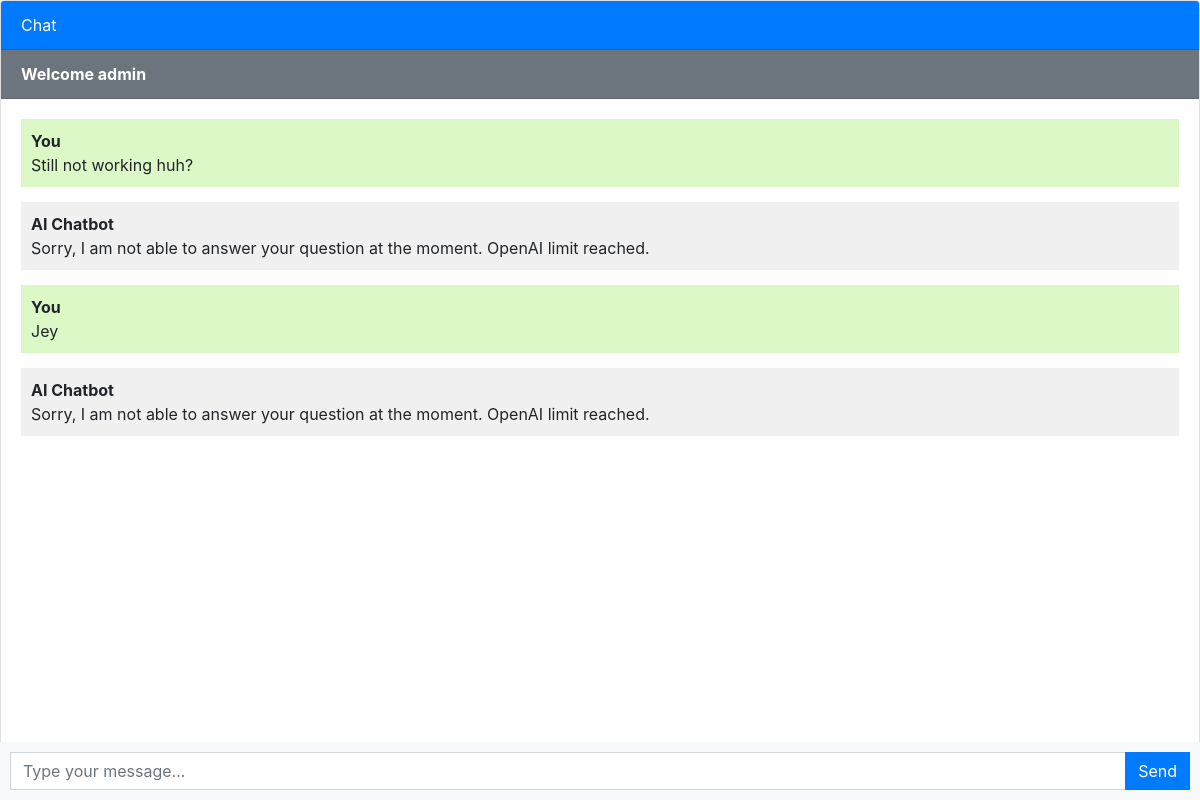
Screenshot of / (signed in) with the database file from the repository.
### app/models.py (models this page shows, shortened)
class Chat(models.Model):
    user = models.ForeignKey(User, on_delete=models.CASCADE)
    message = models.TextField()
    response = models.TextField()
    created_at = models.DateTimeField(auto_now_add=True)

### app/views.py (the view, shortened to what this page needs)
# urls.py: path('', views.chatbot_app, name='chatbot-app' ),
def chatbot_app(request):
    chats = Chat.objects.filter(user=request.user)
    return render(request, 'chatbot-app.html', {'chats': chats})

### templates/chatbot-app.html (shortened to what this page needs)
{% extends 'base.html' %}
{% block content %}
<div class="chat-container">
  <div class="card flex-grow-1">
    <div class="card-header bg-primary text-white">Chat</div>
    {% if user.is_authenticated %}
    <div class="card-header bg-secondary text-white"><b>Welcome {{user.username}}</b></div>
    {% else %}
    <div class="card-header bg-secondary text-white"><a href="login">Login</a> <a href="register">Register</a></div>
    {% endif %}
    <div class="card-body messages-box">
      <ul class="list-unstyled messages-list">
        {% for chat in chats %}
        {% if chat.user == request.user %}
        <li class="message sent">
          <div class="message-text">
            <div class="message-sender">
              <b>You</b>
            </div>
            <div class="message-content">
              {{chat.message}}
            </div>
          </div>
          </li>
          <li class="message received">
          <div class="message-text">
            <div class="message-sender">
              <b>AI Chatbot</b>
            </div>
            <div class="message-content">
              {{chat.response}}
            </div>
          </div>
        </li>
          {% endif %}
        {% endfor %}
      </ul>
    </div>
    <br><br>
    <br><br>
    <br><br>
  </div>
  <form class="message-form">
    <div class="input-group">
      <input type="text" class="form-control message-input" placeholder="Type your message...">
      <div class="input-group-append">
        <button type="submit" class="btn btn-primary btn-send">Send</button>
      </div>
    </div>
  </form>
</div>
{% endblock %}

### templates/base.html (shortened to what this page needs)
<!DOCTYPE html>
<html lang="en">
  <head>
    <link rel="stylesheet" href="https://stackpath.bootstrapcdn.com/bootstrap/4.3.1/css/bootstrap.min.css">
  </head>
  <body>
    {% block content %}{% endblock %}
  </body>
</html>

### templates/chatbot-app.html (style rules this page uses)
body, html { height: 100%; }
.messages-box { flex: 1; overflow-y: auto; }
.messages-list { padding-left: 0; }
.message { margin-bottom: 15px; list-style: none; }
.message-text { padding: 10px; border-radius: 5px; }
.sent { background-color: #dcf8c6; align-self: flex-end; }
.received { background-color: #f1f0f0; align-self: flex-start; }
.message-form { display: flex; position: fixed; bottom: 0; left: 0; right: 0; padding: 10px; background-color: #f8f9fa; }
.message-input { flex: 1; border-radius: 0; border-right: none; }
.btn-send { border-radius: 0; }
.chat-container { height: 100%; display: flex; flex-direction: column; }

### rows the page displays
Chat: message "Still not working huh?", response "Sorry, I am not able to answer your question at the moment. OpenAI limit reached."
Chat: message "Jey", response "Sorry, I am not able to answer your question at the moment. OpenAI limit reached."

### other values shown
{{ user.username }} "admin"
